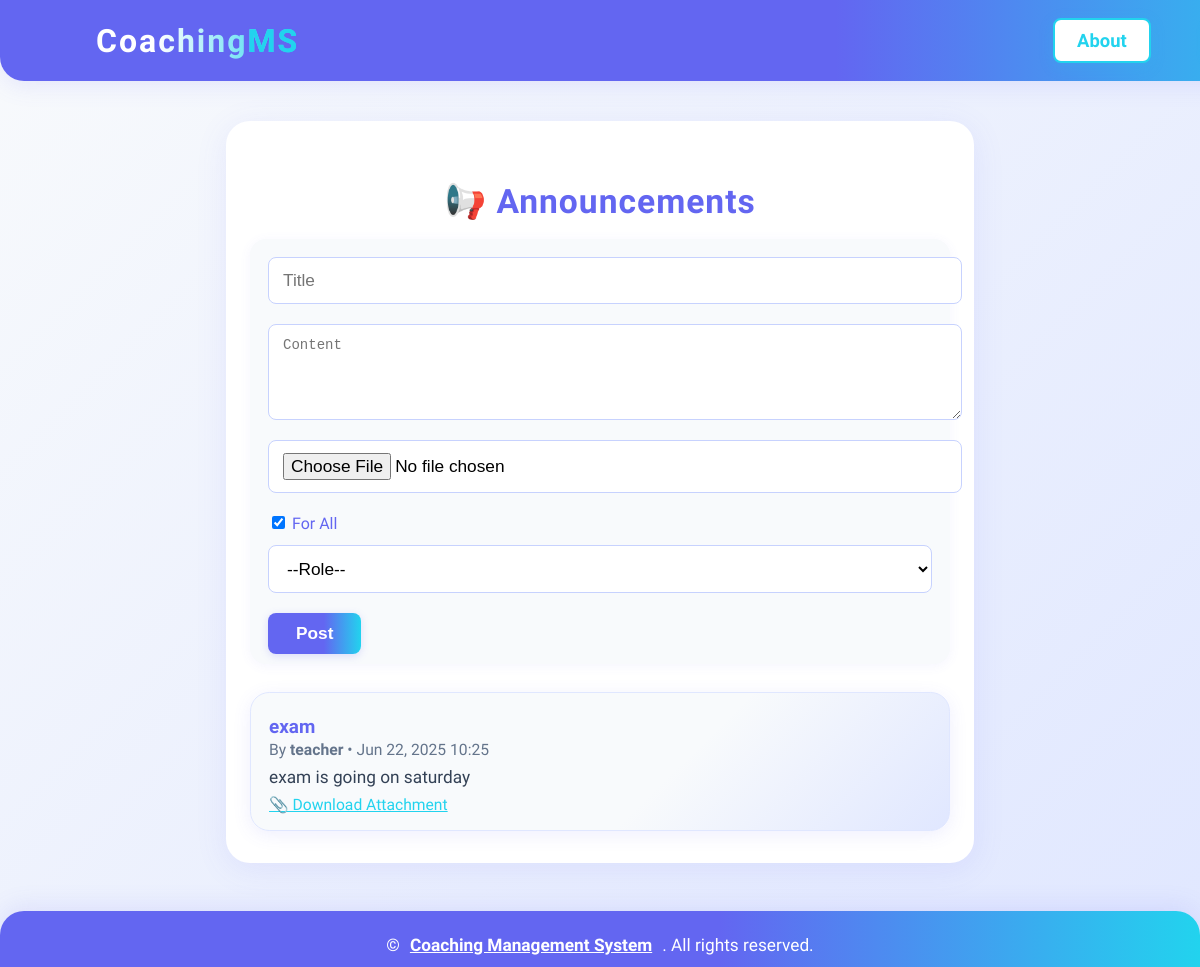
Page /announcements/ on the committed database.
### coaching/models.py (models this page shows, shortened)
class Announcement(models.Model):
    title = models.CharField(max_length=200)
    content = models.TextField()
    file = models.FileField(upload_to='announcements/', null=True, blank=True)
    created_by = models.ForeignKey(User, on_delete=models.CASCADE)
    created_at = models.DateTimeField(auto_now_add=True)
    for_all = models.BooleanField(default=True)
    for_role = models.CharField(max_length=20, blank=True, choices=[('student','Student'),('teacher','Teacher'),('admin','Admin')])

### coaching/views.py (the view, shortened to what this page needs)
# urls.py: path('announcements/', views.announcements_view, name='announcements_view'),
def announcements_view(request):
    is_student = False
    if request.user.is_authenticated:
        for group in request.user.groups.all():
            if group.name.lower() == 'students':
                is_student = True
                break
    announcements = Announcement.objects.filter(for_all=True) | Announcement.objects.filter(for_role__in=[g.name.lower() for g in request.user.groups.all()])
    announcements = announcements.order_by('-created_at')
    return render(request, 'coaching/announcements.html', {'announcements': announcements, 'is_student': is_student})

### coaching/templates/coaching/announcements.html (shortened to what this page needs)
{% extends 'coaching/base.html' %}
{% block content %}
<div class="container announcement-container">
    <h1 class="announcement-title">📢 Announcements</h1>
    {% if not is_student %}
    <form method="post" enctype="multipart/form-data" class="announcement-form">
        <input type="text" name="title" placeholder="Title" required class="announcement-input">
        <textarea name="content" placeholder="Content" required class="announcement-textarea"></textarea>
        <input type="file" name="file" class="announcement-file">
        <div class="announcement-form-row">
            <label class="announcement-checkbox"><input type="checkbox" name="for_all" checked> For All</label>
            <select name="for_role" class="announcement-select">
                <option value="">--Role--</option>
            </select>
            <button type="submit" class="announcement-btn">Post</button>
        </div>
    </form>
    {% endif %}
    <div class="announcement-list">
        {% for a in announcements %}
        <div class="announcement-card">
            <div class="announcement-card-header">
                <div class="announcement-card-title">{{ a.title }}</div>
                <div class="announcement-card-meta">By <b>{{ a.created_by.username }}</b> • {{ a.created_at|date:"M d, Y H:i" }}</div>
            </div>
            <div class="announcement-card-content">{{ a.content }}</div>
            {% if a.file %}
            <div class="announcement-card-file"><a href="{{ a.file.url }}" target="_blank">📎 Download Attachment</a></div>
            {% endif %}
        </div>
        {% empty %}
        <div class="announcement-empty">No announcements found.</div>
        {% endfor %}
    </div>
</div>
{% endblock %}

### coaching/templates/coaching/base.html (style rules this page uses)
html, body { max-width: 100vw; overflow-x: hidden; }
body { font-family: 'Segoe UI', Tahoma, Geneva, Verdana, sans-serif; background: linear-gradient(135deg, #f8fafc 0%, #e0e7ff 100%); margin: 0; padding: 0; min-height: 100vh; }
body, .navbar, .footer, .card, .container { animation: fadeIn 0.7s cubic-bezier(.4,0,.2,1); }

### coaching/templates/coaching/announcements.html (style rules this page uses)
.announcement-container { max-width: 700px; margin: 40px auto 0 auto; background: #fff; border-radius: 1.5rem; box-shadow: 0 6px 32px rgba(99,102,241,0.10); padding: 38px 24px 32px 24px; }
.announcement-title { font-size: 2.1em; color: #6366f1; font-weight: 800; margin-bottom: 18px; letter-spacing: 1px; text-align: center; }
.announcement-form { display: flex; flex-direction: column; gap: 12px; background: #f8fafc; border-radius: 1rem; box-shadow: 0 2px 12px #6366f111; padding: 18px 18px 10px 18px; margin-bottom: 28px; }
.announcement-input, .announcement-textarea, .announcement-file, .announcement-select { width: 100%; padding: 12px 14px; border-radius: 8px; border: 1.5px solid #c7d2fe; font-size: 1.08em; background: #fff; margin-bottom: 8px; transition: border 0.2s; }
.announcement-textarea { min-height: 70px; resize: vertical; }
.announcement-form-row { display: flex; gap: 12px; align-items: center; flex-wrap: wrap; }
.announcement-checkbox { font-size: 1em; color: #6366f1; font-weight: 500; }
.announcement-btn { background: linear-gradient(90deg,#6366f1 60%,#22d3ee 100%); color: #fff; font-weight: 700; font-size: 1.08em; padding: 10px 28px; border: none; border-radius: 8px; box-shadow: 0 2px 8px #6366f133; transition: background 0.18s, box-shadow 0.18s; cursor: pointer; }
.announcement-list { display: flex; flex-direction: column; gap: 22px; }
.announcement-card { background: linear-gradient(135deg, #f8fafc 60%, #e0e7ff 100%); border-radius: 1.2rem; box-shadow: 0 4px 18px rgba(99,102,241,0.10); padding: 22px 18px 16px 18px; border: 1.5px solid #e0e7ff; transition: box-shadow 0.18s, border 0.18s; position: relative; }
.announcement-card-header { display: flex; flex-direction: column; gap: 2px; margin-bottom: 8px; }
.announcement-card-title { color: #6366f1; font-size: 1.18em; font-weight: 700; }
.announcement-card-meta { color: #64748b; font-size: 0.98em; }
.announcement-card-content { color: #334155; font-size: 1.08em; margin-bottom: 8px; white-space: pre-line; }
.announcement-card-file { margin-top: 6px; }
.announcement-card-file a { color: #22d3ee; text-decoration: underline; font-size: 0.98em; }

### rows in the picture
Announcement: title "exam", created_by.username "teacher", created_at "Jun 22, 2025 10:25", content "exam is going on saturday"
